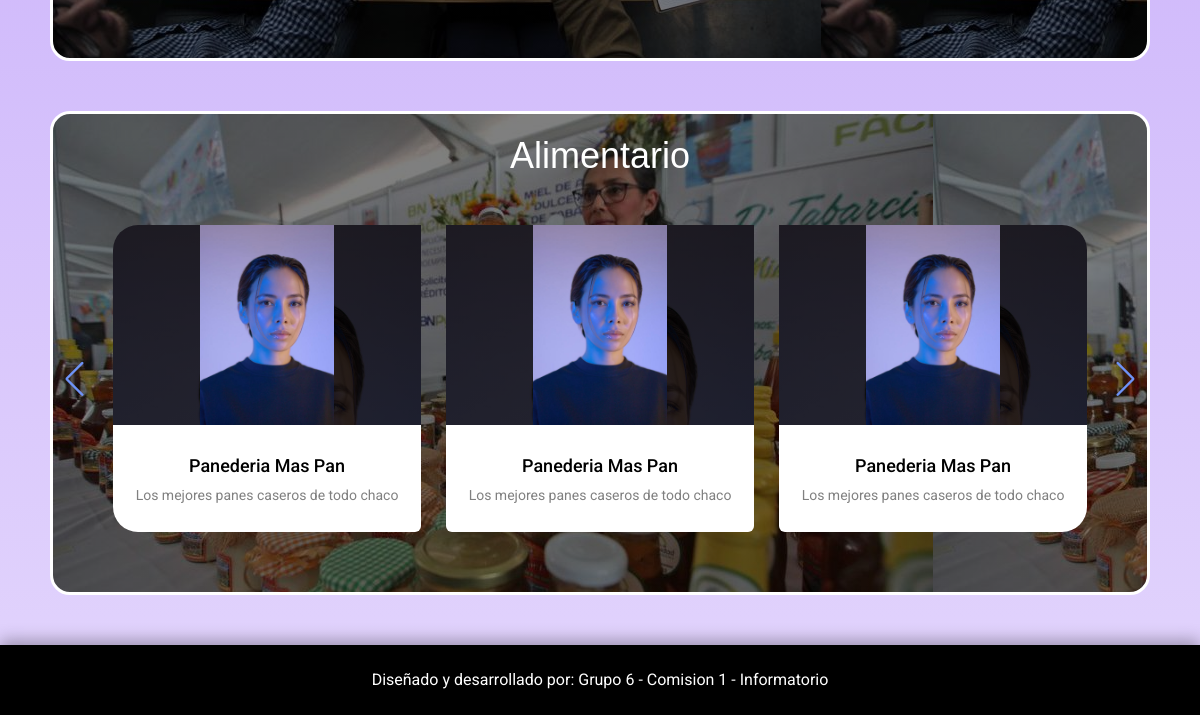
/emprendimientos/Listar (lower part), run on an earlier commit of the app's database.
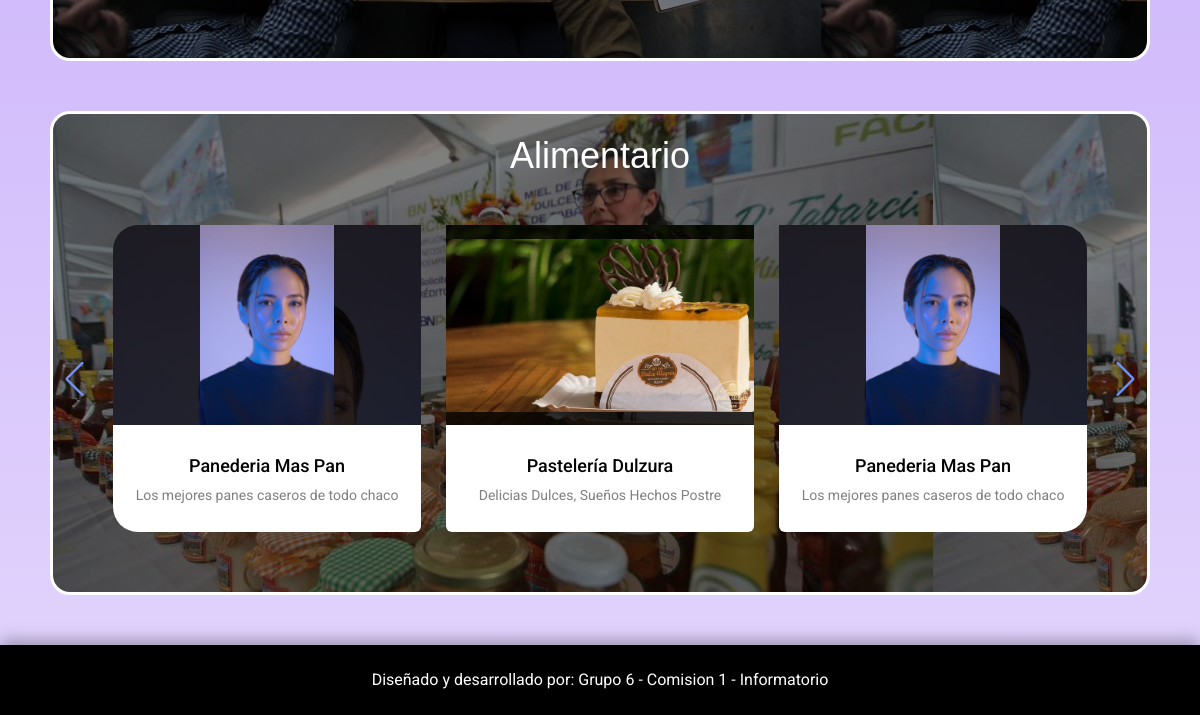
And on a later commit of the database.
### apps/empr/models.py (models this page shows, shortened)
class Categoria(models.Model):
    nombre = models.CharField(max_length=80)
    imagen = models.ImageField(upload_to='categorias')
    resumen = models.TextField()

class Emprendimientos(models.Model):
    creado = models.DateTimeField(
		'creado',
		auto_now_add=True
	)
    modificado = models.DateTimeField(
		'modificado',
		auto_now=True
	)
    titulo = models.CharField(max_length=80)
    resumen = models.TextField()
    contenido = models.TextField()
    autor = models.ForeignKey(User, on_delete = models.CASCADE)
    imagen = models.ImageField(upload_to= 'empr')
    categoria = models.ForeignKey(Categoria, on_delete = models.CASCADE)

### apps/empr/views.py (the view)
# urls.py: path('Listar', views.ListarEmprendimientos.as_view(), name="listar_emprendimientos"),
class   ListarEmprendimientos(ListView):
    model = Emprendimientos
    template_name = 'empr/listar.html'
    context_object_name = 'emprendimientos_por_categoria'
    def get(self, request, *args, **kwargs):
        emprendimiento_id = request.GET.get('emprendimiento_id')
        if emprendimiento_id:
            messages.success(request, 'El emprendimiento ha sido eliminado exitosamente.')
        return super().get(request, *args, **kwargs)

### proyectoFinal/context_processors.py (called while the page is built)
def categorias_processor(request):
    cat_context = Categoria.objects.all()
    num_categorias = len(cat_context)
    return {
        'cat_context': cat_context,
        'num_categorias': num_categorias,
    }

def emprendimientos_processor(request):
    emprendimientos = Emprendimientos.objects.all()
    num_emprendimientos = len(emprendimientos)
    return{
        'empr_context': emprendimientos,
        'num_emprendimientos': num_emprendimientos,
    }

def usuarios_processor(request):
    usuarios = User.objects.all()
    num_usuarios = len(usuarios)
    return{
        'num_usuarios': num_usuarios
    }

def emprendimientos_categorias(request):
    categorias = Categoria.objects.filter(emprendimientos__isnull=False).distinct()
    emprendimientos_por_categoria = {}
    paginate_by = 6
    for cat in categorias:
        emprendimientos = Emprendimientos.objects.filter(categoria=cat)
        emprendimientos_por_categoria[cat] = emprendimientos
    return {'empr_cat': emprendimientos_por_categoria}

### templates/empr/listar.html (shortened to what this page needs)
{% extends 'base.html' %}
{% block css %}
{% load static %}
<link rel="stylesheet" href="{% static 'css/swiper-bundle.min.css' %}">
<link rel="stylesheet" href="{% static 'css/style_empr_listar.css'%}">
{% endblock css %}
{% block contenido %}
<div class="contenedor">
{%if empr_cat.items%}
{% for categoria, emprendimientos in empr_cat.items %}
	<div class="categorias" style="background: linear-gradient(rgba(0,0,0,0.5), rgba(0,0,0,0.5)), url({{ categoria.imagen.url }});">
		<div class="row d-flex justify-content-around text-center">
			{%if categoria%}
			<div class="">
				<h2 class="titulo-cat">{{categoria.nombre}}</h2>
			</div>
			{%if num_emprendimientos == 0%}
			<h1>No hay Emprendimientos disponibles</h1>
			<h2>Por favor agregue 1</h2>
			{%else%}
			<div class="slide-container swiper">
			<div class="slide-content">
				<div class="card-wrapper swiper-wrapper">
					{%for emprendimimento in emprendimientos%}
					<div class="card swiper-slide" style="border: none;">
						<a href="{% url 'empr:detalle_emprendimiento' emprendimimento.pk %}">
						<div class="img-content" style="background: linear-gradient(rgba(0,0,0,0.8),rgba(0,0,0,0.8)) ,url({{emprendimimento.imagen.url}}); background-size: cover;">
							<img src="{{emprendimimento.imagen.url}}" alt="foto">
						</div>
						<div class="card-content">
							<h2 class="titulo">{{emprendimimento.titulo}}</h2>
							<p class="name">{{emprendimimento.resumen}}</p>
						</div>
					</a>
					</div>
					{%endfor%}
				</div>
			</div>
			<div class="swiper-button-next swiper-navBtn"></div>
			<div class="swiper-button-prev swiper-navBtn"></div>
			</div>
			{%endif%}
		</div>
	</div>
	{%endif%}
{% endfor %}
{%else%}
<h1 clas="no-disponible">No hay emprendimientos disponibles en esta sección</h1>
{%endif%}
</div>
{% endblock contenido %}

What changed in the data, as far as the page shows it:
added Emprendimientos: imagen (picture), titulo "Pastelería Dulzura", resumen "Delicias Dulces, Sueños Hechos Postre", shown under Categoria "Alimentario"
